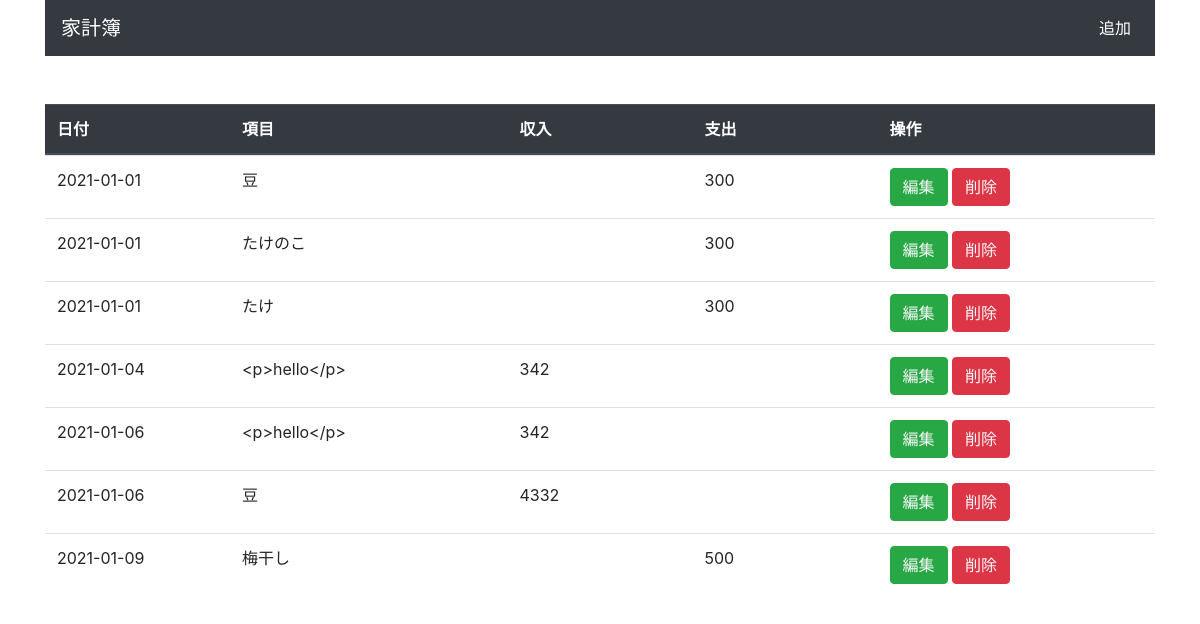
The page / on the database its author committed.
### tables this page shows
CREATE TABLE `records` (
  `id` int(11) NOT NULL,
  `title` varchar(100) NOT NULL,
  `type` int(11) NOT NULL,
  `amount` int(11) NOT NULL,
  `date` date NOT NULL,
  `created_at` timestamp NOT NULL DEFAULT CURRENT_TIMESTAMP ON UPDATE CURRENT_TIMESTAMP,
  `updated_at` timestamp NOT NULL DEFAULT '0000-00-00 00:00:00'
);

### funcs.php (called while the page is built, shortened)
<?php
function h($value) {
  return htmlspecialchars($value, ENT_QUOTES, 'UTF-8');
}

### index.php (the view, shortened to what this page needs)
<?php
require_once('./dbconnect.php');
require_once('./funcs.php');
$sql = "SELECT * FROM records";
$stmt = $pdo->prepare($sql);
$stmt->execute();
$records = $stmt->fetchAll();
?>
<!DOCTYPE html>
<html lang="ja">
<head>
  <link rel="stylesheet" href="./assets/css/reset.css">
  <link rel="stylesheet" href="https://stackpath.bootstrapcdn.com/bootstrap/4.4.1/css/bootstrap.min.css">
  <link rel="stylesheet" href="./assets/css/style.css">
</head>
<body>
  <div class="container">
    <header class="mb-5">
      <nav class="navbar navbar-expand-lg navbar-dark bg-dark">
        <a class="navbar-brand" href="index.php">家計簿</a>
        <div class="collapse navbar-collapse ml-md-auto" id="navbarNavDropdown">
          <ul class="navbar-nav ml-md-auto">
            <li class="nav-item active">
              <a class="nav-link" href="./createForm.php">追加</a>
            </li>
          </ul>
        </div>
      </nav>
    </header>
    <div class="row">
      <div class="col-12">
        <div class="table-responsive">
          <table class="table table-fixed">
            <thead class="thead-dark">
              <tr>
                <th scope="col" class="col-2">日付</th>
                <th scope="col" class="col-3">項目</th>
                <th scope="col" class="col-2">収入</th>
                <th scope="col" class="col-2">支出</th>
                <th scope="col" class="col-3">操作</th>
              </tr>
            </thead>
            <tbody>
              <?php foreach($records as $record): ?>
                <tr>
                  <td class="col-2"><?php echo h($record['date']); ?></td>
                  <td class="col-3"><?php echo h($record['title']); ?></td>
                  <td class="col-2"><?php echo h($record['type']) == 0 ? h($record['amount']) : '' ; ?></td>
                  <td class="col-2"><?php echo h($record['type']) == 1 ? h($record['amount']) : '' ; ?></td>
                  <td class="col-3">
                    <a href="./editForm.php?id=<?php echo h($record['id'])?>" class="btn btn-success text-light">編集</a>
                    <a href="./delete.php?id=<?php echo h($record['id'])?>" class="btn btn-danger text-light">削除</a>
                  </td>
                </tr>
              <?php endforeach; ?>
            </tbody>
          </table>
        </div>
      </div>
    </div>
  </div>
</body>
</html>

### assets/css/style.css (style rules this page uses)
.table-fixed tbody { height: 70vh; overflow-y: auto; width: 100%; }
.table-fixed thead, .table-fixed tbody, .table-fixed tr, .table-fixed td, .table-fixed th { display: block; }
.table-fixed tbody td, .table-fixed tbody th, .table-fixed thead > tr > th { float: left; position: relative; }
.table-fixed tbody td::after, .table-fixed tbody th::after, .table-fixed thead > tr > th::after { content: ""; clear: both; display: block; }

### rows shown on the page
records: date "2021-01-01", title "豆", amount "300"
records: date "2021-01-01", title "たけのこ", amount "300"
records: date "2021-01-01", title "たけ", amount "300"
records: date "2021-01-04", title "<p>hello</p>", amount "342"
records: date "2021-01-06", title "<p>hello</p>", amount "342"
records: date "2021-01-06", title "豆", amount "4332"
records: date "2021-01-09", title "梅干し", amount "500"
